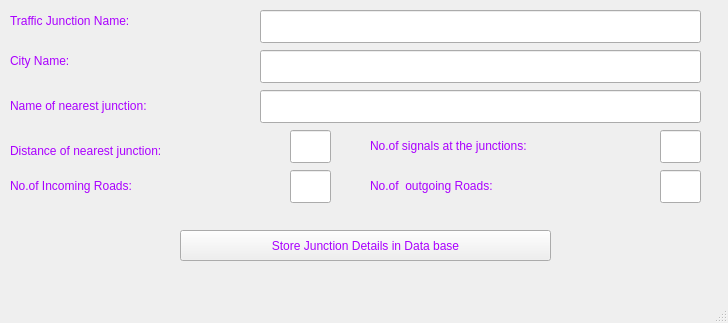
<?xml version="1.0" encoding="UTF-8"?>
<ui version="4.0">
 <class>MainWindow</class>
 <widget class="QMainWindow" name="MainWindow">
  <property name="geometry">
   <rect>
    <x>0</x>
    <y>0</y>
    <width>728</width>
    <height>323</height>
   </rect>
  </property>
  <property name="windowTitle">
   <string>Junction Details</string>
  </property>
  <property name="styleSheet">
   <string notr="true">color: rgb(170, 0, 255);
font: 75 12pt &quot;MS Shell Dlg 2&quot;;</string>
  </property>
  <widget class="QWidget" name="centralwidget">
   <widget class="QPushButton" name="pushButton">
    <property name="geometry">
     <rect>
      <x>180</x>
      <y>230</y>
      <width>371</width>
      <height>31</height>
     </rect>
    </property>
    <property name="text">
     <string>Store Junction Details in Data base</string>
    </property>
   </widget>
   <widget class="QLineEdit" name="lineEdit_4">
    <property name="geometry">
     <rect>
      <x>260</x>
      <y>50</y>
      <width>441</width>
      <height>33</height>
     </rect>
    </property>
   </widget>
   <widget class="QLabel" name="label_4">
    <property name="geometry">
     <rect>
      <x>10</x>
      <y>50</y>
      <width>121</width>
      <height>21</height>
     </rect>
    </property>
    <property name="text">
     <string>City Name:</string>
    </property>
   </widget>
   <widget class="QLineEdit" name="lineEdit_5">
    <property name="geometry">
     <rect>
      <x>260</x>
      <y>90</y>
      <width>441</width>
      <height>33</height>
     </rect>
    </property>
   </widget>
   <widget class="QLineEdit" name="lineEdit_6">
    <property name="geometry">
     <rect>
      <x>290</x>
      <y>130</y>
      <width>41</width>
      <height>33</height>
     </rect>
    </property>
   </widget>
   <widget class="QLineEdit" name="lineEdit_7">
    <property name="geometry">
     <rect>
      <x>660</x>
      <y>130</y>
      <width>41</width>
      <height>33</height>
     </rect>
    </property>
   </widget>
   <widget class="QLineEdit" name="lineEdit_8">
    <property name="geometry">
     <rect>
      <x>290</x>
      <y>170</y>
      <width>41</width>
      <height>33</height>
     </rect>
    </property>
   </widget>
   <widget class="QLabel" name="label_6">
    <property name="geometry">
     <rect>
      <x>10</x>
      <y>90</y>
      <width>241</width>
      <height>31</height>
     </rect>
    </property>
    <property name="text">
     <string>Name of nearest junction:</string>
    </property>
   </widget>
   <widget class="QLabel" name="label_7">
    <property name="geometry">
     <rect>
      <x>10</x>
      <y>140</y>
      <width>261</width>
      <height>21</height>
     </rect>
    </property>
    <property name="text">
     <string>Distance of nearest junction:</string>
    </property>
   </widget>
   <widget class="QLabel" name="label_8">
    <property name="geometry">
     <rect>
      <x>370</x>
      <y>130</y>
      <width>281</width>
      <height>31</height>
     </rect>
    </property>
    <property name="text">
     <string>No.of signals at the junctions:</string>
    </property>
   </widget>
   <widget class="QLabel" name="label_9">
    <property name="geometry">
     <rect>
      <x>10</x>
      <y>170</y>
      <width>211</width>
      <height>31</height>
     </rect>
    </property>
    <property name="text">
     <string>No.of Incoming Roads:</string>
    </property>
   </widget>
   <widget class="QLabel" name="label_5">
    <property name="geometry">
     <rect>
      <x>10</x>
      <y>10</y>
      <width>211</width>
      <height>21</height>
     </rect>
    </property>
    <property name="text">
     <string>Traffic Junction Name:</string>
    </property>
   </widget>
   <widget class="QLineEdit" name="lineEdit_9">
    <property name="geometry">
     <rect>
      <x>260</x>
      <y>10</y>
      <width>441</width>
      <height>33</height>
     </rect>
    </property>
   </widget>
   <widget class="QLabel" name="label_10">
    <property name="geometry">
     <rect>
      <x>370</x>
      <y>170</y>
      <width>221</width>
      <height>31</height>
     </rect>
    </property>
    <property name="text">
     <string>No.of  outgoing Roads:</string>
    </property>
   </widget>
   <widget class="QLineEdit" name="lineEdit_10">
    <property name="geometry">
     <rect>
      <x>660</x>
      <y>170</y>
      <width>41</width>
      <height>33</height>
     </rect>
    </property>
    <property name="text">
     <string/>
    </property>
   </widget>
  </widget>
  <widget class="QStatusBar" name="statusbar"/>
 </widget>
 <resources/>
 <connections/>
</ui>
